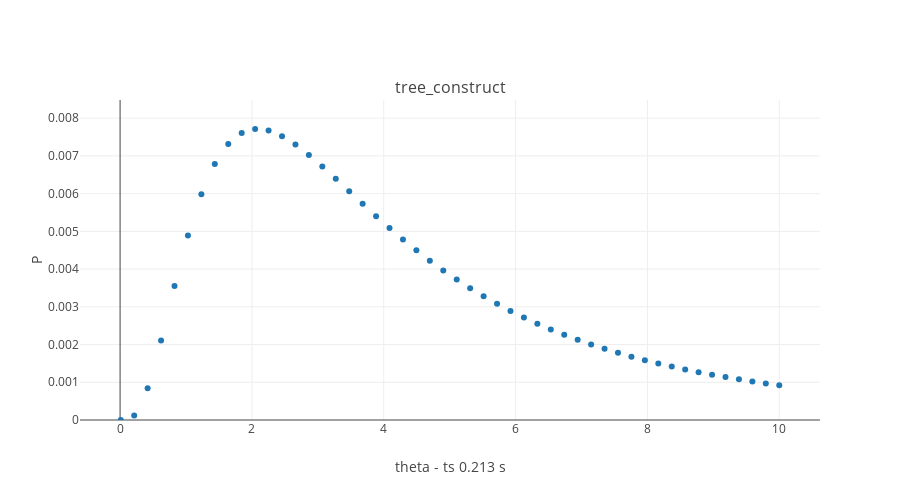

The cell this chart's notebook holds for it:
### Markdown cell above
#### Theta estimation - constant

see notebook [InfSites](https://nbviewer.jupyter.org/github/SantosJGND/Coalescent/blob/master/Model_proba.ipynb)

### Code cell
from structure_tools.Coal_probab import Ascent_return, tree_ascent
from structure_tools.Coalesce_plots import plot_rec_InfSites

func_names= ['tree_construct']
funcs= [
        Ascent_return    #Descent_return      # runUp_balance # tree_construct
       ]

range_theta= np.linspace(0.01,10,50)

plot_rec_InfSites(point_up,root_lib,funcs,func_names,range_theta,height= 500)

### Figure 1 — Plotly figure (JSON) as saved in the notebook; plotly's stock layout.template omitted (floating-point values rounded to 4 significant figures)
{"data": [{"mode": "markers", "name": "tree_construct", "type": "scatter", "uid": "83b092e1-c546-48b5-9e2c-9de9aa54d33a", "x": [0.01, 0.2139, 0.4178, 0.6216, 0.8255, 1.029, 1.233, 1.437, 1.641, 1.845, 2.049, 2.253, 2.457, 2.66, 2.864, 3.068, 3.272, 3.476, 3.68, 3.884, 4.088, 4.291, 4.495, 4.699, 4.903, 5.107, 5.311, 5.515, 5.719, 5.922, 6.126, 6.33, 6.534, 6.738, 6.942, 7.146, 7.35, 7.553, 7.757, 7.961, 8.165, 8.369, 8.573, 8.777, 8.981, 9.184, 9.388, 9.592, 9.796, 10], "xaxis": "x", "y": [1.371e-09, 0.0001225, 0.0008425, 0.002107, 0.003551, 0.00489, 0.005982, 0.006784, 0.007312, 0.007606, 0.007711, 0.00767, 0.007523, 0.007299, 0.007025, 0.006717, 0.006392, 0.00606, 0.005729, 0.005403, 0.005088, 0.004785, 0.004497, 0.004223, 0.003964, 0.003721, 0.003493, 0.003279, 0.003078, 0.002891, 0.002716, 0.002553, 0.002401, 0.002259, 0.002126, 0.002003, 0.001887, 0.00178, 0.001679, 0.001585, 0.001498, 0.001415, 0.001339, 0.001267, 0.0012, 0.001137, 0.001078, 0.001022, 0.0009702, 0.0009214], "yaxis": "y"}], "layout": {"annotations": [{"font": {"size": 16}, "showarrow": false, "text": "tree_construct", "x": 0.5, "xanchor": "center", "xref": "paper", "y": 1, "yanchor": "bottom", "yref": "paper"}], "height": 500, "width": 900, "xaxis": {"anchor": "y", "domain": [0, 1], "title": "theta - ts 0.213 s"}, "yaxis": {"anchor": "x", "domain": [0, 1], "range": [0, 0.008482], "title": "P"}}}
